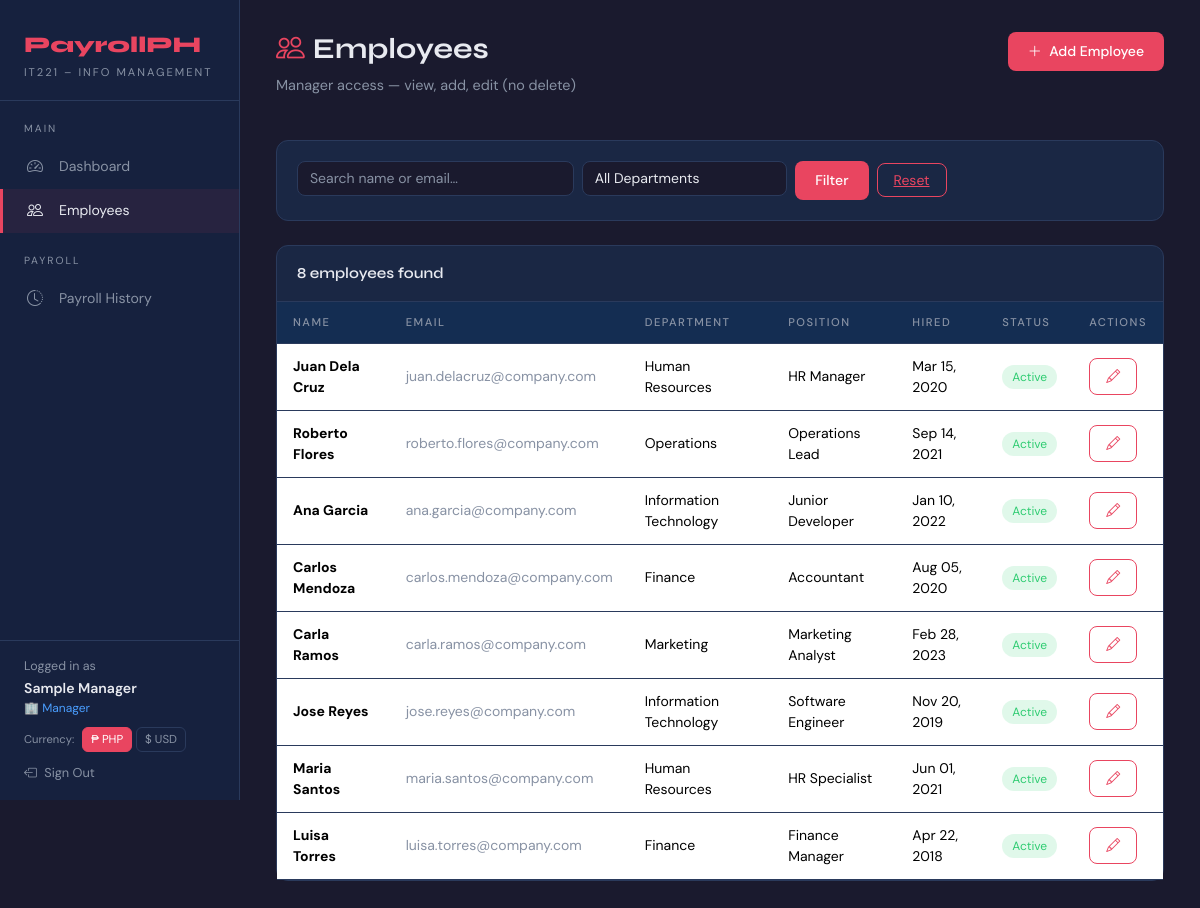
Screenshot of /employees.php (signed in) with the database file from the repository.
### tables this page shows
CREATE TABLE IF NOT EXISTS employees (
    employee_id   INT AUTO_INCREMENT PRIMARY KEY,
    first_name    VARCHAR(60) NOT NULL,
    last_name     VARCHAR(60) NOT NULL,
    email         VARCHAR(150) NOT NULL UNIQUE,
    phone         VARCHAR(20),
    department_id INT NOT NULL,
    position_id   INT NOT NULL,
    hire_date     DATE NOT NULL,
    status        ENUM('Active','Inactive') DEFAULT 'Active',
    version       INT NOT NULL DEFAULT 0,            
    created_at    TIMESTAMP DEFAULT CURRENT_TIMESTAMP,
    updated_at    TIMESTAMP DEFAULT CURRENT_TIMESTAMP ON UPDATE CURRENT_TIMESTAMP,

    CONSTRAINT fk_emp_dept FOREIGN KEY (department_id)
        REFERENCES departments(department_id) ON UPDATE CASCADE ON DELETE RESTRICT,
    CONSTRAINT fk_emp_pos  FOREIGN KEY (position_id)
        REFERENCES positions(position_id)   ON UPDATE CASCADE ON DELETE RESTRICT
);

CREATE TABLE IF NOT EXISTS departments (
    department_id   INT AUTO_INCREMENT PRIMARY KEY,
    department_name VARCHAR(100) NOT NULL UNIQUE,
    created_at      TIMESTAMP DEFAULT CURRENT_TIMESTAMP
);

CREATE TABLE IF NOT EXISTS positions (
    position_id    INT AUTO_INCREMENT PRIMARY KEY,
    position_title VARCHAR(100) NOT NULL,
    base_salary    DECIMAL(12,2) NOT NULL CHECK (base_salary >= 0),
    created_at     TIMESTAMP DEFAULT CURRENT_TIMESTAMP
);

### includes/auth.php (called while the page is built, shortened)
<?php
function isAdmin(): bool   { return ($_SESSION['role'] ?? '') === 'Admin'; }
function isManager(): bool { return ($_SESSION['role'] ?? '') === 'Manager'; }
function isEmployee(): bool{ return ($_SESSION['role'] ?? '') === 'Employee'; }

### employees.php (the view, shortened to what this page needs)
<?php
require_once 'includes/auth.php';
$db  = getDB();
$cu  = currentUser();
$search      = isset($_GET['q'])    ? trim($_GET['q'])    : '';
$where  = ['1=1'];
$params = [];
$sql = "SELECT e.*, d.department_name, p.position_title FROM employees e
        JOIN departments d ON e.department_id=d.department_id
        JOIN positions p   ON e.position_id=p.position_id
        WHERE ".implode(' AND ',$where)." ORDER BY e.last_name, e.first_name";
$stmt = $db->prepare($sql); $stmt->execute($params);
$employees = $stmt->fetchAll();
require_once 'includes/header.php';
?>
<div class="main-content">
    <div class="page-header d-flex justify-content-between align-items-start">
        <div>
            <h1><i class="bi bi-people me-2 text-accent"></i>Employees</h1>
            <p>
                <?php if (isAdmin()): ?>Full access — view, add, edit, delete
                <?php elseif (isManager()): ?>Manager access — view, add, edit (no delete)
                <?php else: ?>Your profile — view and update your phone number
                <?php endif; ?>
            </p>
        </div>
        <?php if (!isEmployee()): ?>
        <button class="btn-accent" data-bs-toggle="modal" data-bs-target="#addModal">
            <i class="bi bi-plus-lg me-1"></i> Add Employee
        </button>
        <?php endif; ?>
    </div>
    <?php if (!isEmployee()): ?>
    <div class="card mb-4">
        <div class="card-body">
            <form method="GET" class="row g-2">
                <div class="col-sm-6 col-md-4"><input type="text" name="q" class="form-control" placeholder="Search name or email…" value="<?= htmlspecialchars($search) ?>"></div>
                <div class="col-sm-4 col-md-3">
                    <select name="dept" class="form-select">
                        <option value="">All Departments</option>
                    </select>
                </div>
                <div class="col-auto"><button type="submit" class="btn-accent">Filter</button><a href="employees.php" class="btn-outline-accent ms-2">Reset</a></div>
            </form>
        </div>
    </div>
    <?php endif; ?>
    <div class="card">
        <div class="card-header"><?= count($employees) ?> employee<?= count($employees)!==1?'s':'' ?> found</div>
        <div class="card-body p-0">
            <div class="table-responsive">
                <table class="table mb-0">
                    <thead>
                        <tr>
                            <th>Name</th><th>Email</th><th>Department</th><th>Position</th><th>Hired</th><th>Status</th><th>Actions</th>
                        </tr>
                    </thead>
                    <tbody>
                        <?php foreach ($employees as $emp): ?>
                        <?php
                            $isOwn = isEmployee() && (strtolower($emp['email']) === strtolower($cu['username']) || ($emp['first_name'].' '.$emp['last_name']) === $cu['full_name']);
                        ?>
                        <tr>
                            <td><strong><?= htmlspecialchars($emp['first_name'].' '.$emp['last_name']) ?></strong>
                            </td>
                            <td style="color:var(--text-muted)"><?= htmlspecialchars($emp['email']) ?></td>
                            <td><?= htmlspecialchars($emp['department_name']) ?></td>
                            <td><?= htmlspecialchars($emp['position_title']) ?></td>
                            <td><?= date('M d, Y',strtotime($emp['hire_date'])) ?></td>
                            <td><span class="badge-<?= strtolower($emp['status']) ?>"><?= $emp['status'] ?></span></td>
                            <td>
                                <?php if (isAdmin() || isManager()): ?>
                                    <button class="btn-outline-accent btn-sm" onclick="openEditModal(<?= htmlspecialchars(json_encode($emp)) ?>)"><i class="bi bi-pencil"></i></button>
                                <?php elseif ($isOwn): ?>
                                    <button class="btn-outline-accent btn-sm" onclick="openEditOwnProfile(<?= htmlspecialchars(json_encode($emp)) ?>)"><i class="bi bi-pencil"></i> Edit Profile</button>
                                <?php else: ?>
                                    <span style="font-size:0.75rem;color:var(--text-muted);">View only</span>
                                <?php endif; ?>
                            </td>
                        </tr>
                        <?php endforeach; ?>
                    </tbody>
                </table>
            </div>
        </div>
    </div>
</div>
<?php require_once 'includes/footer.php'; ?>

### includes/header.php (style rules this page uses)
:root { --primary:#1a1a2e;--accent:#e94560;--accent2:#0f3460; --surface:#16213e;--card-bg:#1a2744;--text-main:#e8eaf0; --text-muted:#8892a4;--border:#2a3a5c;--success:#2ecc71; --warning:#f39c12;--danger:#e74c3c; }
* { box-sizing:border-box;margin:0;padding:0; }
body { background:var(--primary);color:var(--text-main);font-family:'DM Sans',sans-serif;min-height:100vh; }
.main-content { margin-left:240px;padding:32px 36px;min-height:100vh; }
.page-header { margin-bottom:28px; }
.page-header h1 { font-family:'Syne',sans-serif;font-weight:700;font-size:1.8rem;color:var(--text-main); }
.page-header p { color:var(--text-muted);font-size:0.9rem; }
.card { background:var(--card-bg);border:1px solid var(--border);border-radius:12px;color:var(--text-main); }
.card-header { background:transparent;border-bottom:1px solid var(--border);font-family:'Syne',sans-serif;font-weight:600;font-size:0.95rem;padding:16px 20px;color:var(--text-main); }
.card-body { padding:20px; }
.table { color:var(--text-main);font-size:0.875rem; }
.table thead th { background:rgba(15,52,96,0.5);color:var(--text-muted);font-size:0.7rem;text-transform:uppercase;letter-spacing:1.5px;border-color:var(--border);padding:12px 16px;font-weight:500; }
.table tbody td { border-color:var(--border);padding:12px 16px;vertical-align:middle; }
.form-control,.form-select { background:var(--primary);border:1px solid var(--border);color:var(--text-main);border-radius:8px;font-size:0.875rem; }
.form-control::placeholder { color:var(--text-muted); }
.btn-accent { background:var(--accent);color:#fff;border:none;border-radius:8px;font-weight:500;font-size:0.875rem;padding:9px 20px;transition:all 0.2s; }
.btn-outline-accent { border:1px solid var(--accent);color:var(--accent);background:transparent;border-radius:8px;font-size:0.875rem;padding:7px 16px;transition:all 0.2s; }
.badge-active { background:rgba(46,204,113,0.15);color:var(--success);border-radius:20px;padding:4px 10px;font-size:0.75rem; }
.text-accent { color:var(--accent); }

### rows the page displays
employees: first_name+last_name "Juan Dela Cruz", email "juan.delacruz@company.com", department.department_name "Human Resources", position.position_title "HR Manager", hire_date "Mar 15, 2020", status "Active"
employees: first_name+last_name "Roberto Flores", email "roberto.flores@company.com", department.department_name "Operations", position.position_title "Operations Lead", hire_date "Sep 14, 2021", status "Active"
employees: first_name+last_name "Ana Garcia", email "ana.garcia@company.com", department.department_name "Information Technology", position.position_title "Junior Developer", hire_date "Jan 10, 2022", status "Active"
employees: first_name+last_name "Carlos Mendoza", email "carlos.mendoza@company.com", department.department_name "Finance", position.position_title "Accountant", hire_date "Aug 05, 2020", status "Active"
employees: first_name+last_name "Carla Ramos", email "carla.ramos@company.com", department.department_name "Marketing", position.position_title "Marketing Analyst", hire_date "Feb 28, 2023", status "Active"
employees: first_name+last_name "Jose Reyes", email "jose.reyes@company.com", department.department_name "Information Technology", position.position_title "Software Engineer", hire_date "Nov 20, 2019", status "Active"
employees: first_name+last_name "Maria Santos", email "maria.santos@company.com", department.department_name "Human Resources", position.position_title "HR Specialist", hire_date "Jun 01, 2021", status "Active"
employees: first_name+last_name "Luisa Torres", email "luisa.torres@company.com", department.department_name "Finance", position.position_title "Finance Manager", hire_date "Apr 22, 2018", status "Active"

### other values shown
$__user['full_name'] "Sample Manager"
$roleIcon "🏢"
$__user['role'] "Manager"
count($employees) "8"
